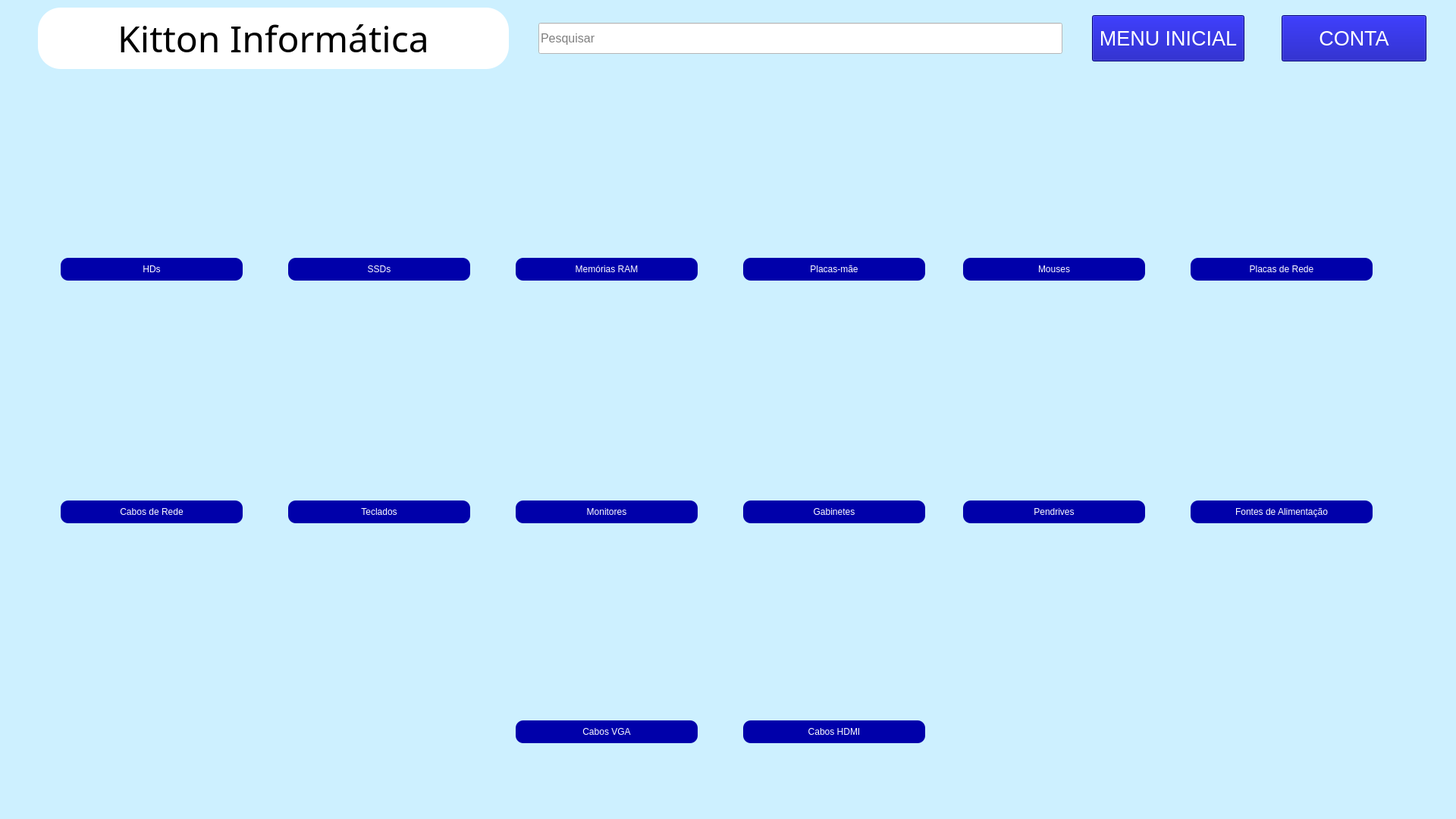
<?xml version="1.0" encoding="UTF-8"?>
<ui version="4.0">
 <class>MainWindow</class>
 <widget class="QMainWindow" name="MainWindow">
  <property name="geometry">
   <rect>
    <x>0</x>
    <y>0</y>
    <width>1920</width>
    <height>1080</height>
   </rect>
  </property>
  <property name="windowTitle">
   <string>Kitton Informática - Vendas</string>
  </property>
  <property name="windowIcon">
   <iconset>
    <normaloff>Logomarca Ícone.ico</normaloff>Logomarca Ícone.ico</iconset>
  </property>
  <property name="styleSheet">
   <string notr="true">background-color: rgb(205, 240, 255);</string>
  </property>
  <widget class="QWidget" name="centralwidget">
   <widget class="QLabel" name="titulo">
    <property name="geometry">
     <rect>
      <x>50</x>
      <y>10</y>
      <width>621</width>
      <height>81</height>
     </rect>
    </property>
    <property name="font">
     <font>
      <family>Segoe Print</family>
      <pointsize>36</pointsize>
     </font>
    </property>
    <property name="styleSheet">
     <string notr="true">background-color: rgb(255, 255, 255);
border-radius:30px;</string>
    </property>
    <property name="text">
     <string>Kitton Informática</string>
    </property>
    <property name="alignment">
     <set>Qt::AlignCenter</set>
    </property>
   </widget>
   <widget class="QLineEdit" name="inputPesquisar">
    <property name="geometry">
     <rect>
      <x>710</x>
      <y>30</y>
      <width>691</width>
      <height>41</height>
     </rect>
    </property>
    <property name="font">
     <font>
      <family>Arial</family>
      <pointsize>12</pointsize>
     </font>
    </property>
    <property name="styleSheet">
     <string notr="true">background-color: rgb(255, 255, 255);</string>
    </property>
    <property name="inputMask">
     <string/>
    </property>
    <property name="text">
     <string/>
    </property>
    <property name="placeholderText">
     <string>Pesquisar</string>
    </property>
   </widget>
   <widget class="QLabel" name="img9">
    <property name="geometry">
     <rect>
      <x>60</x>
      <y>20</y>
      <width>61</width>
      <height>61</height>
     </rect>
    </property>
    <property name="styleSheet">
     <string notr="true">background-color: rgb(255, 255, 255);
border-radius:30px;</string>
    </property>
    <property name="text">
     <string/>
    </property>
    <property name="pixmap">
     <pixmap>Imagens/Logomarca.png</pixmap>
    </property>
    <property name="scaledContents">
     <bool>true</bool>
    </property>
   </widget>
   <widget class="QLabel" name="img10">
    <property name="geometry">
     <rect>
      <x>600</x>
      <y>20</y>
      <width>61</width>
      <height>61</height>
     </rect>
    </property>
    <property name="styleSheet">
     <string notr="true">background-color: rgb(255, 255, 255);
border-radius:30px;</string>
    </property>
    <property name="text">
     <string/>
    </property>
    <property name="pixmap">
     <pixmap>Imagens/Logomarca.png</pixmap>
    </property>
    <property name="scaledContents">
     <bool>true</bool>
    </property>
   </widget>
   <widget class="QLabel" name="imgHd">
    <property name="geometry">
     <rect>
      <x>116</x>
      <y>170</y>
      <width>171</width>
      <height>151</height>
     </rect>
    </property>
    <property name="text">
     <string/>
    </property>
    <property name="pixmap">
     <pixmap>Imagens/HD.png</pixmap>
    </property>
    <property name="scaledContents">
     <bool>true</bool>
    </property>
    <property name="alignment">
     <set>Qt::AlignCenter</set>
    </property>
   </widget>
   <widget class="QLabel" name="imgSsd">
    <property name="geometry">
     <rect>
      <x>410</x>
      <y>180</y>
      <width>201</width>
      <height>151</height>
     </rect>
    </property>
    <property name="text">
     <string/>
    </property>
    <property name="pixmap">
     <pixmap>Imagens/SSD.png</pixmap>
    </property>
    <property name="scaledContents">
     <bool>true</bool>
    </property>
    <property name="alignment">
     <set>Qt::AlignCenter</set>
    </property>
   </widget>
   <widget class="QLabel" name="imgRam">
    <property name="geometry">
     <rect>
      <x>690</x>
      <y>200</y>
      <width>221</width>
      <height>121</height>
     </rect>
    </property>
    <property name="text">
     <string/>
    </property>
    <property name="pixmap">
     <pixmap>Imagens/Memória Ram.png</pixmap>
    </property>
    <property name="scaledContents">
     <bool>true</bool>
    </property>
    <property name="alignment">
     <set>Qt::AlignCenter</set>
    </property>
   </widget>
   <widget class="QLabel" name="imgPlacaMae">
    <property name="geometry">
     <rect>
      <x>1000</x>
      <y>170</y>
      <width>201</width>
      <height>151</height>
     </rect>
    </property>
    <property name="text">
     <string/>
    </property>
    <property name="pixmap">
     <pixmap>Imagens/Placa mãe.png</pixmap>
    </property>
    <property name="scaledContents">
     <bool>true</bool>
    </property>
    <property name="alignment">
     <set>Qt::AlignCenter</set>
    </property>
   </widget>
   <widget class="QLabel" name="imgMouse">
    <property name="geometry">
     <rect>
      <x>1340</x>
      <y>170</y>
      <width>101</width>
      <height>151</height>
     </rect>
    </property>
    <property name="text">
     <string/>
    </property>
    <property name="pixmap">
     <pixmap>Imagens/Mouse.png</pixmap>
    </property>
    <property name="scaledContents">
     <bool>true</bool>
    </property>
    <property name="alignment">
     <set>Qt::AlignCenter</set>
    </property>
   </widget>
   <widget class="QLabel" name="imgPlacaRede">
    <property name="geometry">
     <rect>
      <x>1570</x>
      <y>190</y>
      <width>241</width>
      <height>131</height>
     </rect>
    </property>
    <property name="text">
     <string/>
    </property>
    <property name="pixmap">
     <pixmap>Imagens/Placa de Rede.png</pixmap>
    </property>
    <property name="scaledContents">
     <bool>true</bool>
    </property>
    <property name="alignment">
     <set>Qt::AlignCenter</set>
    </property>
   </widget>
   <widget class="QLabel" name="imgCaboRede">
    <property name="geometry">
     <rect>
      <x>110</x>
      <y>490</y>
      <width>171</width>
      <height>151</height>
     </rect>
    </property>
    <property name="text">
     <string/>
    </property>
    <property name="pixmap">
     <pixmap>Imagens/Cabo de Rede.png</pixmap>
    </property>
    <property name="scaledContents">
     <bool>true</bool>
    </property>
    <property name="alignment">
     <set>Qt::AlignCenter</set>
    </property>
   </widget>
   <widget class="QLabel" name="imgTeclado">
    <property name="geometry">
     <rect>
      <x>380</x>
      <y>500</y>
      <width>231</width>
      <height>111</height>
     </rect>
    </property>
    <property name="text">
     <string/>
    </property>
    <property name="pixmap">
     <pixmap>Imagens/Teclado.png</pixmap>
    </property>
    <property name="scaledContents">
     <bool>true</bool>
    </property>
    <property name="alignment">
     <set>Qt::AlignCenter</set>
    </property>
   </widget>
   <widget class="QLabel" name="imgMonitor">
    <property name="geometry">
     <rect>
      <x>710</x>
      <y>480</y>
      <width>201</width>
      <height>171</height>
     </rect>
    </property>
    <property name="text">
     <string/>
    </property>
    <property name="pixmap">
     <pixmap>Imagens/Monitor.png</pixmap>
    </property>
    <property name="scaledContents">
     <bool>true</bool>
    </property>
    <property name="alignment">
     <set>Qt::AlignCenter</set>
    </property>
   </widget>
   <widget class="QLabel" name="imgGabinete">
    <property name="geometry">
     <rect>
      <x>1050</x>
      <y>470</y>
      <width>111</width>
      <height>161</height>
     </rect>
    </property>
    <property name="text">
     <string/>
    </property>
    <property name="pixmap">
     <pixmap>Imagens/Gabinete.png</pixmap>
    </property>
    <property name="scaledContents">
     <bool>true</bool>
    </property>
    <property name="alignment">
     <set>Qt::AlignCenter</set>
    </property>
   </widget>
   <widget class="QLabel" name="imgPendrive">
    <property name="geometry">
     <rect>
      <x>1300</x>
      <y>480</y>
      <width>181</width>
      <height>161</height>
     </rect>
    </property>
    <property name="text">
     <string/>
    </property>
    <property name="pixmap">
     <pixmap>Imagens/Pendrive.png</pixmap>
    </property>
    <property name="scaledContents">
     <bool>true</bool>
    </property>
    <property name="alignment">
     <set>Qt::AlignCenter</set>
    </property>
   </widget>
   <widget class="QLabel" name="imgFonte">
    <property name="geometry">
     <rect>
      <x>1580</x>
      <y>480</y>
      <width>221</width>
      <height>161</height>
     </rect>
    </property>
    <property name="text">
     <string/>
    </property>
    <property name="pixmap">
     <pixmap>Imagens/Fonte de Alimentação.png</pixmap>
    </property>
    <property name="scaledContents">
     <bool>true</bool>
    </property>
    <property name="alignment">
     <set>Qt::AlignCenter</set>
    </property>
   </widget>
   <widget class="QLabel" name="imgCaboVga">
    <property name="geometry">
     <rect>
      <x>680</x>
      <y>790</y>
      <width>241</width>
      <height>151</height>
     </rect>
    </property>
    <property name="text">
     <string/>
    </property>
    <property name="pixmap">
     <pixmap>Imagens/Cabo VGA.png</pixmap>
    </property>
    <property name="scaledContents">
     <bool>true</bool>
    </property>
    <property name="alignment">
     <set>Qt::AlignCenter</set>
    </property>
   </widget>
   <widget class="QLabel" name="imgCaboHdmi">
    <property name="geometry">
     <rect>
      <x>1020</x>
      <y>790</y>
      <width>171</width>
      <height>151</height>
     </rect>
    </property>
    <property name="text">
     <string/>
    </property>
    <property name="pixmap">
     <pixmap>Imagens/Cabo HDMI.png</pixmap>
    </property>
    <property name="scaledContents">
     <bool>true</bool>
    </property>
    <property name="alignment">
     <set>Qt::AlignCenter</set>
    </property>
   </widget>
   <widget class="QPushButton" name="botaoHd">
    <property name="geometry">
     <rect>
      <x>80</x>
      <y>340</y>
      <width>240</width>
      <height>30</height>
     </rect>
    </property>
    <property name="styleSheet">
     <string notr="true">QPushButton
{
background-color: rgb(0, 0, 170);
color: rgb(255, 255, 255);
border-radius:10px;
}
QPushButton:hover{
background-color: rgb(255, 255, 255);
	color: rgb(0, 0, 0);
}</string>
    </property>
    <property name="text">
     <string>HDs</string>
    </property>
   </widget>
   <widget class="QPushButton" name="botaoSsd">
    <property name="geometry">
     <rect>
      <x>380</x>
      <y>340</y>
      <width>240</width>
      <height>30</height>
     </rect>
    </property>
    <property name="styleSheet">
     <string notr="true">QPushButton
{
background-color: rgb(0, 0, 170);
color: rgb(255, 255, 255);
border-radius:10px;
}
QPushButton:hover{
background-color: rgb(255, 255, 255);
	color: rgb(0, 0, 0);
}</string>
    </property>
    <property name="text">
     <string>SSDs</string>
    </property>
   </widget>
   <widget class="QPushButton" name="botaoRam">
    <property name="geometry">
     <rect>
      <x>680</x>
      <y>340</y>
      <width>240</width>
      <height>30</height>
     </rect>
    </property>
    <property name="styleSheet">
     <string notr="true">QPushButton
{
background-color: rgb(0, 0, 170);
color: rgb(255, 255, 255);
border-radius:10px;
}
QPushButton:hover{
background-color: rgb(255, 255, 255);
	color: rgb(0, 0, 0);
}</string>
    </property>
    <property name="text">
     <string>Memórias RAM</string>
    </property>
   </widget>
   <widget class="QPushButton" name="botaoPlacaMae">
    <property name="geometry">
     <rect>
      <x>980</x>
      <y>340</y>
      <width>240</width>
      <height>30</height>
     </rect>
    </property>
    <property name="styleSheet">
     <string notr="true">QPushButton
{
background-color: rgb(0, 0, 170);
color: rgb(255, 255, 255);
border-radius:10px;
}
QPushButton:hover{
background-color: rgb(255, 255, 255);
	color: rgb(0, 0, 0);
}</string>
    </property>
    <property name="text">
     <string>Placas-mãe</string>
    </property>
   </widget>
   <widget class="QPushButton" name="botaoMouse">
    <property name="geometry">
     <rect>
      <x>1270</x>
      <y>340</y>
      <width>240</width>
      <height>30</height>
     </rect>
    </property>
    <property name="styleSheet">
     <string notr="true">QPushButton
{
background-color: rgb(0, 0, 170);
color: rgb(255, 255, 255);
border-radius:10px;
}
QPushButton:hover{
background-color: rgb(255, 255, 255);
	color: rgb(0, 0, 0);
}</string>
    </property>
    <property name="text">
     <string>Mouses</string>
    </property>
   </widget>
   <widget class="QPushButton" name="botaoPlacaRede">
    <property name="geometry">
     <rect>
      <x>1570</x>
      <y>340</y>
      <width>240</width>
      <height>30</height>
     </rect>
    </property>
    <property name="styleSheet">
     <string notr="true">QPushButton
{
background-color: rgb(0, 0, 170);
color: rgb(255, 255, 255);
border-radius:10px;
}
QPushButton:hover{
background-color: rgb(255, 255, 255);
	color: rgb(0, 0, 0);
}</string>
    </property>
    <property name="text">
     <string>Placas de Rede</string>
    </property>
   </widget>
   <widget class="QPushButton" name="botaoFonte">
    <property name="geometry">
     <rect>
      <x>1570</x>
      <y>660</y>
      <width>240</width>
      <height>30</height>
     </rect>
    </property>
    <property name="styleSheet">
     <string notr="true">QPushButton
{
background-color: rgb(0, 0, 170);
color: rgb(255, 255, 255);
border-radius:10px;
}
QPushButton:hover{
background-color: rgb(255, 255, 255);
	color: rgb(0, 0, 0);
}</string>
    </property>
    <property name="text">
     <string>Fontes de Alimentação</string>
    </property>
   </widget>
   <widget class="QPushButton" name="botaoPendrive">
    <property name="geometry">
     <rect>
      <x>1270</x>
      <y>660</y>
      <width>240</width>
      <height>30</height>
     </rect>
    </property>
    <property name="styleSheet">
     <string notr="true">QPushButton
{
background-color: rgb(0, 0, 170);
color: rgb(255, 255, 255);
border-radius:10px;
}
QPushButton:hover{
background-color: rgb(255, 255, 255);
	color: rgb(0, 0, 0);
}</string>
    </property>
    <property name="text">
     <string>Pendrives</string>
    </property>
   </widget>
   <widget class="QPushButton" name="botaoGabinete">
    <property name="geometry">
     <rect>
      <x>980</x>
      <y>660</y>
      <width>240</width>
      <height>30</height>
     </rect>
    </property>
    <property name="styleSheet">
     <string notr="true">QPushButton
{
background-color: rgb(0, 0, 170);
color: rgb(255, 255, 255);
border-radius:10px;
}
QPushButton:hover{
background-color: rgb(255, 255, 255);
	color: rgb(0, 0, 0);
}</string>
    </property>
    <property name="text">
     <string>Gabinetes</string>
    </property>
   </widget>
   <widget class="QPushButton" name="botaoCaboHdmi">
    <property name="geometry">
     <rect>
      <x>980</x>
      <y>950</y>
      <width>240</width>
      <height>30</height>
     </rect>
    </property>
    <property name="styleSheet">
     <string notr="true">QPushButton
{
background-color: rgb(0, 0, 170);
color: rgb(255, 255, 255);
border-radius:10px;
}
QPushButton:hover{
background-color: rgb(255, 255, 255);
	color: rgb(0, 0, 0);
}</string>
    </property>
    <property name="text">
     <string>Cabos HDMI</string>
    </property>
   </widget>
   <widget class="QPushButton" name="botaoCaboVga">
    <property name="geometry">
     <rect>
      <x>680</x>
      <y>950</y>
      <width>240</width>
      <height>30</height>
     </rect>
    </property>
    <property name="styleSheet">
     <string notr="true">QPushButton
{
background-color: rgb(0, 0, 170);
color: rgb(255, 255, 255);
border-radius:10px;
}
QPushButton:hover{
background-color: rgb(255, 255, 255);
	color: rgb(0, 0, 0);
}</string>
    </property>
    <property name="text">
     <string>Cabos VGA</string>
    </property>
   </widget>
   <widget class="QPushButton" name="botaoMonitor">
    <property name="geometry">
     <rect>
      <x>680</x>
      <y>660</y>
      <width>240</width>
      <height>30</height>
     </rect>
    </property>
    <property name="styleSheet">
     <string notr="true">QPushButton
{
background-color: rgb(0, 0, 170);
color: rgb(255, 255, 255);
border-radius:10px;
}
QPushButton:hover{
background-color: rgb(255, 255, 255);
	color: rgb(0, 0, 0);
}</string>
    </property>
    <property name="text">
     <string>Monitores</string>
    </property>
   </widget>
   <widget class="QPushButton" name="botaoTeclado">
    <property name="geometry">
     <rect>
      <x>380</x>
      <y>660</y>
      <width>240</width>
      <height>30</height>
     </rect>
    </property>
    <property name="styleSheet">
     <string notr="true">QPushButton
{
background-color: rgb(0, 0, 170);
color: rgb(255, 255, 255);
border-radius:10px;
}
QPushButton:hover{
background-color: rgb(255, 255, 255);
	color: rgb(0, 0, 0);
}</string>
    </property>
    <property name="text">
     <string>Teclados</string>
    </property>
   </widget>
   <widget class="QPushButton" name="botaoCaboRede">
    <property name="geometry">
     <rect>
      <x>80</x>
      <y>660</y>
      <width>240</width>
      <height>30</height>
     </rect>
    </property>
    <property name="styleSheet">
     <string notr="true">QPushButton
{
background-color: rgb(0, 0, 170);
color: rgb(255, 255, 255);
border-radius:10px;
}
QPushButton:hover{
background-color: rgb(255, 255, 255);
	color: rgb(0, 0, 0);
}</string>
    </property>
    <property name="text">
     <string>Cabos de Rede</string>
    </property>
   </widget>
   <widget class="QPushButton" name="botaoMenuInicial">
    <property name="geometry">
     <rect>
      <x>1440</x>
      <y>20</y>
      <width>201</width>
      <height>61</height>
     </rect>
    </property>
    <property name="font">
     <font>
      <family>Arial</family>
      <pointsize>20</pointsize>
     </font>
    </property>
    <property name="styleSheet">
     <string notr="true">QPushButton
{
background-color: rgb(0, 0, 170);
color: rgb(255, 255, 255);
}
QPushButton:hover{
background-color: rgb(255, 255, 255);
	color: rgb(0, 0, 0);
}</string>
    </property>
    <property name="text">
     <string>MENU INICIAL</string>
    </property>
   </widget>
   <widget class="QPushButton" name="botaoMenuInicial_2">
    <property name="geometry">
     <rect>
      <x>1690</x>
      <y>20</y>
      <width>191</width>
      <height>61</height>
     </rect>
    </property>
    <property name="font">
     <font>
      <family>Arial</family>
      <pointsize>20</pointsize>
     </font>
    </property>
    <property name="styleSheet">
     <string notr="true">QPushButton
{
background-color: rgb(0, 0, 170);
color: rgb(255, 255, 255);
}
QPushButton:hover{
background-color: rgb(255, 255, 255);
	color: rgb(0, 0, 0);
}</string>
    </property>
    <property name="text">
     <string>CONTA</string>
    </property>
   </widget>
  </widget>
  <widget class="QMenuBar" name="menubar">
   <property name="geometry">
    <rect>
     <x>0</x>
     <y>0</y>
     <width>1920</width>
     <height>26</height>
    </rect>
   </property>
  </widget>
  <widget class="QStatusBar" name="statusbar"/>
  <action name="actionHD">
   <property name="text">
    <string>HD</string>
   </property>
  </action>
  <action name="actionSSD">
   <property name="text">
    <string>SSD</string>
   </property>
  </action>
  <action name="actionMem_ria_RAM">
   <property name="text">
    <string>Memória RAM</string>
   </property>
  </action>
  <action name="actionPlama_m_e">
   <property name="text">
    <string>Plama-mãe</string>
   </property>
  </action>
  <action name="actionMouse">
   <property name="text">
    <string>Mouse</string>
   </property>
  </action>
  <action name="actionPlaca_de_Rede">
   <property name="text">
    <string>Placa de Rede</string>
   </property>
  </action>
  <action name="actionCabo_de_Rede">
   <property name="text">
    <string>Cabo de Rede</string>
   </property>
  </action>
  <action name="actionTeclado">
   <property name="text">
    <string>Teclado</string>
   </property>
  </action>
  <action name="actionMonitor">
   <property name="text">
    <string>Monitor</string>
   </property>
  </action>
  <action name="actionGabinete">
   <property name="text">
    <string>Gabinete</string>
   </property>
  </action>
  <action name="actionPendrive">
   <property name="text">
    <string>Pendrive</string>
   </property>
  </action>
  <action name="actionFonte_de_Alimenta_o">
   <property name="text">
    <string>Fonte de Alimentação</string>
   </property>
  </action>
  <action name="actionCabo_VGA">
   <property name="text">
    <string>Cabo VGA</string>
   </property>
  </action>
  <action name="actionCabo_HDMI">
   <property name="text">
    <string>Cabo HDMI</string>
   </property>
  </action>
 </widget>
 <resources/>
 <connections/>
</ui>
